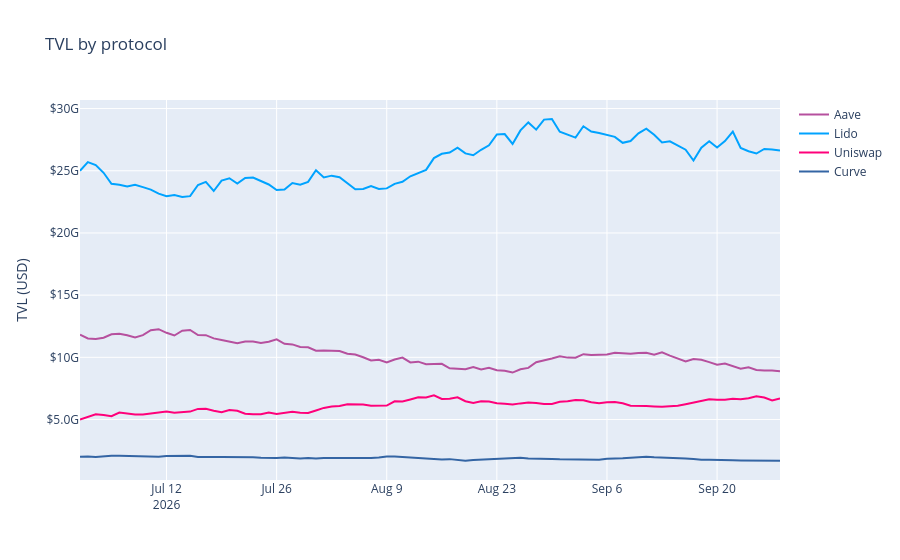

The code cell stored with this chart in its notebook:
### Code cell
fig = px.line(tvl, x="date", y="tvl_usd", color="protocol",
              color_discrete_map=PROTOCOL_COLORS,
              title="TVL by protocol", labels={"tvl_usd": "TVL (USD)", "date": ""})
fig.update_layout(hovermode="x unified", legend_title_text="")
fig.update_yaxes(tickprefix="$", tickformat=".2s")
fig.show()
